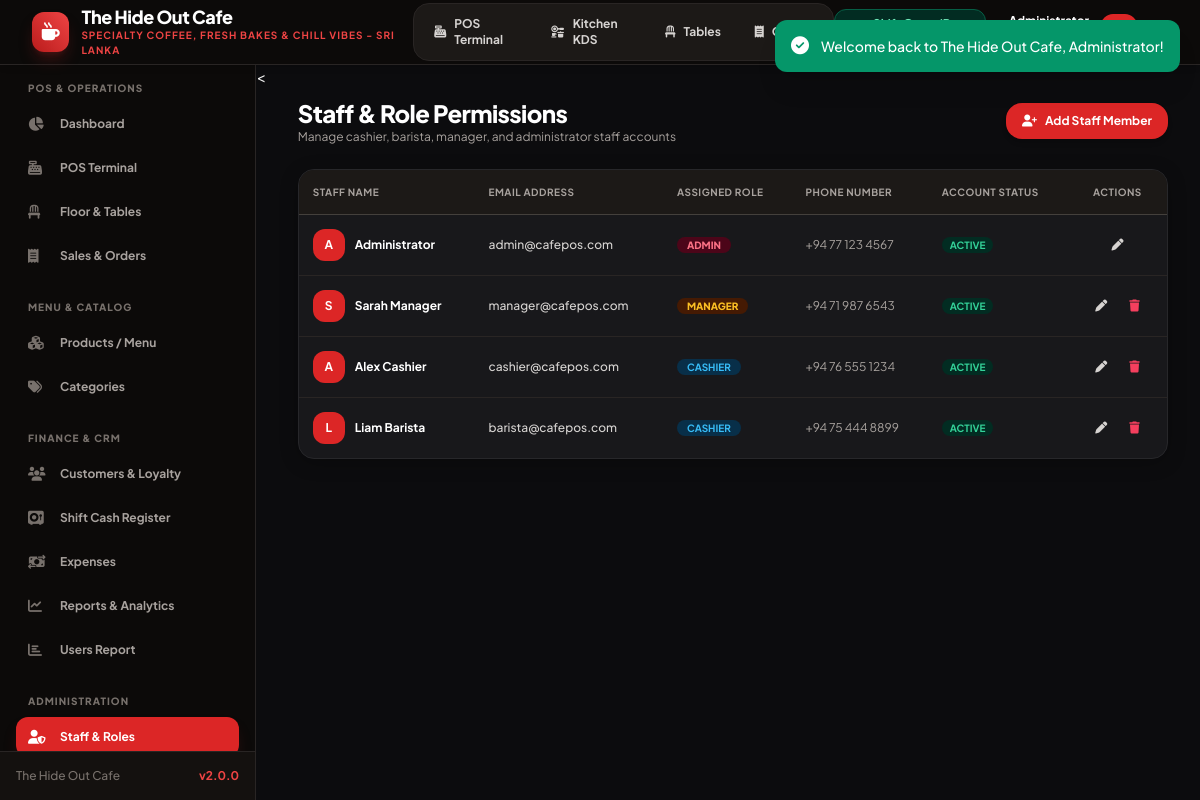
/users.php (signed in), run on the app's committed database.
### tables this page shows
CREATE TABLE `users` (
  `id` INT AUTO_INCREMENT PRIMARY KEY,
  `name` VARCHAR(100) NOT NULL,
  `email` VARCHAR(100) NOT NULL UNIQUE,
  `password` VARCHAR(255) NOT NULL,
  `role` ENUM('admin', 'manager', 'cashier') NOT NULL DEFAULT 'cashier',
  `phone` VARCHAR(20) NULL,
  `status` ENUM('active', 'inactive') NOT NULL DEFAULT 'active',
  `created_at` TIMESTAMP DEFAULT CURRENT_TIMESTAMP
);

### config/database.php (called while the page is built, shortened)
<?php
class Database {
    private static ?Database $instance = null;
    private ?PDO $conn = null;
    private function __construct() {
        $dsn = "mysql:host=" . DB_HOST . ";port=" . DB_PORT . ";dbname=" . DB_NAME . ";charset=" . DB_CHARSET;
        $options = [
            PDO::ATTR_ERRMODE            => PDO::ERRMODE_EXCEPTION,
            PDO::ATTR_DEFAULT_FETCH_MODE => PDO::FETCH_ASSOC,
            PDO::ATTR_EMULATE_PREPARES   => false,
            PDO::MYSQL_ATTR_INIT_COMMAND => "SET NAMES " . DB_CHARSET
        ];
        try {
            $this->conn = new PDO($dsn, DB_USER, DB_PASS, $options);
        } catch (PDOException $e) {
            if ($e->getCode() == 1049) {
                die("<h3>Database Error:</h3><p>Database <code>" . DB_NAME . "</code> does not exist. Please import <code>database/database.sql</code> into MySQL first.</p>");
            }
            die("<h3>Database Connection Failed:</h3><p>" . htmlspecialchars($e->getMessage()) . "</p>");
        }
    }
    public static function getInstance(): Database {
        if (self::$instance === null) {
            self::$instance = new self();
        }
        return self::$instance;
    }
    public function fetchAll(string $sql, array $params = []): array {
        $stmt = $this->conn->prepare($sql);
        $stmt->execute($params);
        return $stmt->fetchAll();
    }
}
function db(): Database {
    return Database::getInstance();
}

### config/functions.php (called while the page is built, shortened)
<?php
require_once __DIR__ . '/database.php';
function e(?string $string): string {
    return htmlspecialchars($string ?? '', ENT_QUOTES, 'UTF-8');
}
function isLoggedIn(): bool {
    return !empty($_SESSION['user_id']) && !empty($_SESSION['user_role']);
}
function currentUser(): ?array {
    return [
        'id'    => $_SESSION['user_id'],
        'name'  => $_SESSION['user_name'] ?? 'User',
        'email' => $_SESSION['user_email'] ?? '',
        'role'  => $_SESSION['user_role'] ?? ROLE_CASHIER,
        'phone' => $_SESSION['user_phone'] ?? ''
    ];
}

### users.php (the view, shortened to what this page needs)
<?php
require_once __DIR__ . '/config/functions.php';
$users = db()->fetchAll("SELECT * FROM users ORDER BY role ASC, name ASC");
require_once __DIR__ . '/includes/header.php';
require_once __DIR__ . '/includes/sidebar.php';
?>
<<main class="flex-1 overflow-y-auto p-4 sm:p-6 lg:p-8 bg-[#0c0c0e]">
    <div class="max-w-6xl mx-auto space-y-6">
        <div class="flex items-center justify-between">
            <div>
                <h2 class="text-2xl font-black tracking-tight text-white">Staff & Role Permissions</h2>
                <p class="text-xs text-stone-400">Manage cashier, barista, manager, and administrator staff accounts</p>
            </div>
            <button onclick="openStaffModal()" class="inline-flex items-center gap-2 px-4 py-2.5 bg-red-600 hover:bg-red-500 text-white font-bold rounded-2xl text-xs shadow-md transition">
                <i class="fa-solid fa-user-plus"></i> Add Staff Member
            </button>
        </div>
        <div class="card-cafe-dark overflow-hidden">
            <div class="overflow-x-auto">
                <table class="w-full text-xs text-left">
                    <thead class="bg-stone-900 text-stone-400 font-bold uppercase text-[10px] tracking-wider border-b border-stone-700">
                        <tr>
                            <th class="p-3.5">Staff Name</th>
                            <th class="p-3.5">Email Address</th>
                            <th class="p-3.5">Assigned Role</th>
                            <th class="p-3.5">Phone Number</th>
                            <th class="p-3.5">Account Status</th>
                            <th class="p-3.5 text-center">Actions</th>
                        </tr>
                    </thead>
                    <tbody class="divide-y divide-stone-800">
                        <?php foreach ($users as $u): ?>
                        <tr class="hover:bg-stone-800 transition">
                            <td class="p-3.5 font-bold text-white flex items-center gap-2.5">
                                <div class="w-8 h-8 rounded-xl bg-red-600 text-white flex items-center justify-center font-bold text-xs">
                                    <?= strtoupper(substr($u['name'], 0, 1)) ?>
                                </div>
                                <span><?= e($u['name']) ?></span>
                            </td>
                            <td class="p-3.5 font-medium text-stone-300"><?= e($u['email']) ?></td>
                            <td class="p-3.5">
                                <?php
                                $roleBadge = 'bg-stone-800 text-stone-300';
                                if ($u['role'] === 'admin') $roleBadge = 'bg-rose-950 text-rose-400 font-extrabold';
                                if ($u['role'] === 'manager') $roleBadge = 'bg-amber-950 text-amber-400 font-extrabold';
                                if ($u['role'] === 'cashier') $roleBadge = 'bg-sky-950 text-sky-400 font-bold';
                                ?>
                                <span class="px-2.5 py-0.5 rounded-full text-[10px] uppercase <?= $roleBadge ?>"><?= e($u['role']) ?></span>
                            </td>
                            <td class="p-3.5 text-stone-400"><?= e($u['phone'] ?: '-') ?></td>
                            <td class="p-3.5">
                                <span class="px-2 py-0.5 rounded-full text-[10px] font-bold uppercase <?= $u['status'] === 'active' ? 'bg-emerald-950 text-emerald-400' : 'bg-stone-800 text-stone-500' ?>">
                                    <?= e($u['status']) ?>
                                </span>
                            </td>
                            <td class="p-3.5 text-center">
                                <div class="flex items-center justify-center gap-1.5">
                                    <button onclick="editStaff(<?= htmlspecialchars(json_encode($u), ENT_QUOTES, 'UTF-8') ?>)" class="p-2 hover:bg-stone-700 text-stone-300 rounded-xl transition" title="Edit">
                                        <i class="fa-solid fa-pen"></i>
                                    </button>
                                    <?php if ($u['id'] > 1 && $u['id'] !== $user['id']): ?>
                                        <form method="POST" action="users.php" onsubmit="return confirm('Delete staff account <?= addslashes($u['name']) ?>?');" class="inline">
                                            <button type="submit" class="p-2 hover:bg-rose-950 text-rose-500 rounded-xl transition" title="Delete">
                                                <i class="fa-solid fa-trash"></i>
                                            </button>
                                        </form>
                                    <?php endif; ?>
                                </div>
                            </td>
                        </tr>
                        <?php endforeach; ?>
                    </tbody>
                </table>
            </div>
        </div>
    </div>
</main>
<?php require_once __DIR__ . '/includes/footer.php'; ?>

### assets/css/style.css (style rules this page uses)
:root { --primary: #dc2626; --primary-hover: #b91c1c; --primary-dark: #991b1b; --primary-light: #fee2e2; --dark-bg: #09090b; --dark-card: #18181b; --dark-border: #27272a; --text-main: #18181b; --text-light: #f4f4f5; --success: #10b981; --warning: #f59e0b; --danger: #ef4444; }
body { font-family: 'Plus Jakarta Sans', system-ui, -apple-system, BlinkMacSystemFont, 'Segoe UI', Roboto, sans-serif; background-color: #f4f4f6; color: #18181b; }
.card-cafe-dark { background: #18181b; border: 1px solid #27272a; border-radius: 1rem; box-shadow: 0 4px 20px -2px rgba(0, 0, 0, 0.3); transition: all 0.2s ease-in-out; }

### data on the page
users: name "A", name "Administrator", email "admin@cafepos.com", role "ADMIN", phone "+94 77 123 4567", status "ACTIVE"
users: name "S", name "Sarah Manager", email "manager@cafepos.com", role "MANAGER", phone "+94 71 987 6543", status "ACTIVE"
users: name "A", name "Alex Cashier", email "cashier@cafepos.com", role "CASHIER", phone "+94 76 555 1234", status "ACTIVE"
users: name "L", name "Liam Barista", email "barista@cafepos.com", role "CASHIER", phone "+94 75 444 8899", status "ACTIVE"

### other printed values
$settings['cafe_name'] "The Hide Out Cafe"
$settings['cafe_tagline'] "SPECIALTY COFFEE, FRESH BAKES & CHILL VIBES - SRI LANKA"
APP_NAME "The Hide Out Cafe"
APP_VERSION "2.0.0"
